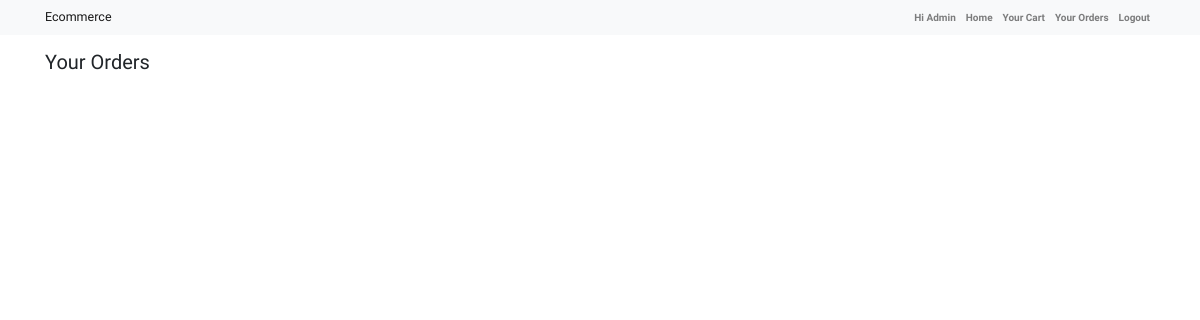
The page /orders/ (signed in) on the database as committed earlier.
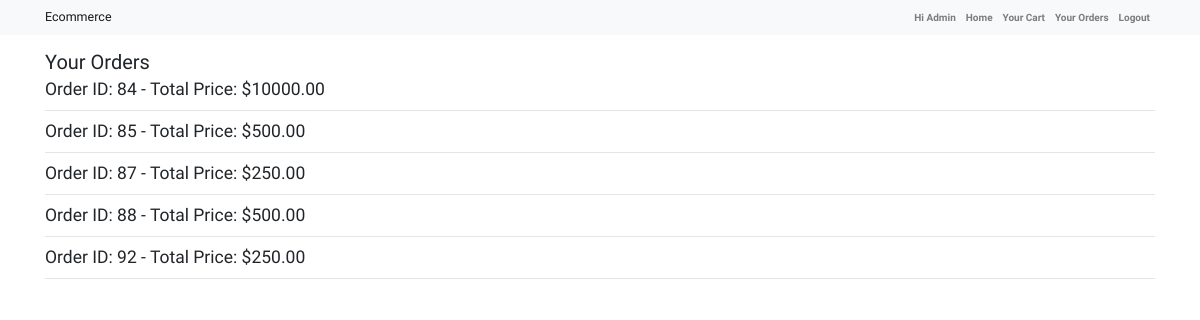
The same page on the database as committed later.
### store/models.py (models this page shows, shortened)
class Order(models.Model):
    user = models.ForeignKey(User, on_delete=models.CASCADE)
    products = models.ManyToManyField(CartItem)
    total_price = models.DecimalField(max_digits=10, decimal_places=2)
    date_ordered = models.DateTimeField(auto_now_add=True)

### store/views.py (the view)
# urls.py: path('orders/', login_required(views.order_list), name='order_list'),
@login_required
def order_list(request):
    orders = Order.objects.filter(user=request.user, total_price__gt=0).prefetch_related('products__product')
    return render(request, 'order_list.html', {'orders': orders})

### templates/order_list.html
{% extends 'base.html' %}
{% block content %}
<h2>Your Orders</h2>
{% for order in orders %}
  <h3>Order ID: {{ order.id }} - Total Price: ${{ order.total_price }}</h3>
  <hr>
{% endfor %}
{% endblock content%}

Rows that differ between the two databases and show on the page:
added Order: id "84", total_price "10000.00"
added Order: id "85", total_price "500.00"
added Order: id "87", total_price "250.00"
added Order: id "88", total_price "500.00"
added Order: id "92", total_price "250.00"
